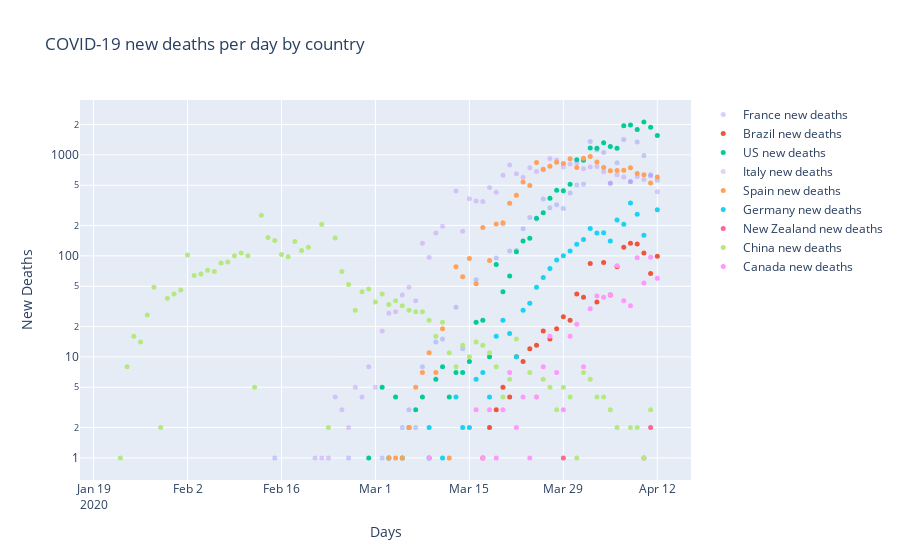

Notebook cell for this chart:
### Code cell
fignd = go.Figure(series)
fignd.update_layout(title_text='COVID-19 new deaths per day by country')
fignd.update_xaxes(title_text='Days')
fignd.update_yaxes(title_text='New Deaths', type='log')
#py.iplot(fignd, file='covid-19.html', auto_open=False)
fignd.show()
